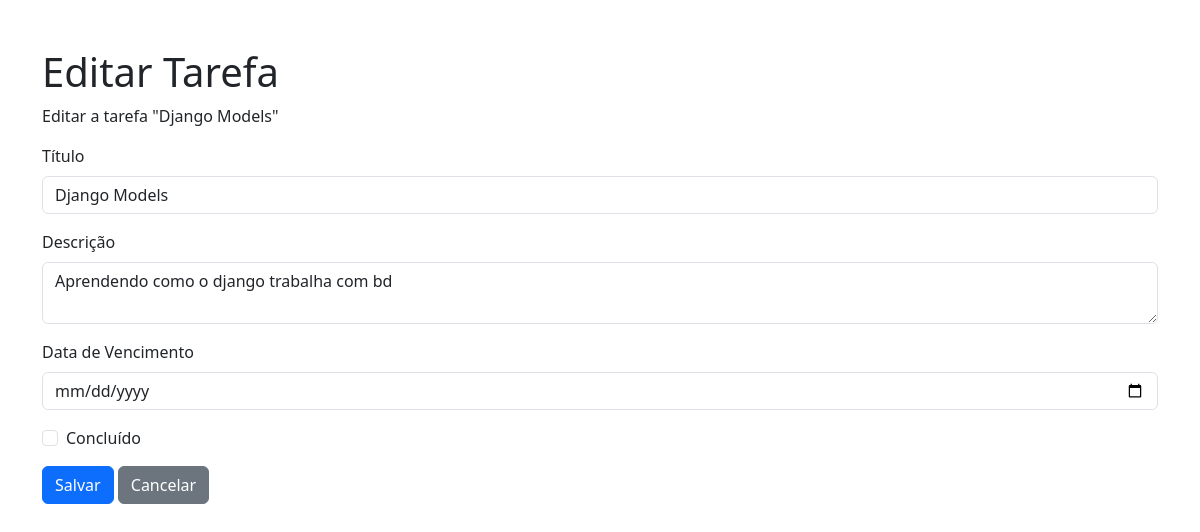
Page /edit/1/ on the committed database.
### task/models.py (models this page shows, shortened)
class Tarefa(models.Model):
    titulo = models.CharField(max_length=30, null=False, blank=False)
    descricao = models.CharField(max_length=500, null=False, blank=False)
    data = models.DateField()
    status = models.BooleanField()

### task/views.py (the view, shortened to what this page needs)
# urls.py: path('edit/<int:id>/', update_task, name='edit'),
def update_task(request, id):
    tarefa = Tarefa.objects.get(id=id)
    return render(request, 'task/update_task.html', {'task': tarefa})

### templates/task/update_task.html (shortened to what this page needs)
<!DOCTYPE html>
<html>
    <head>
        <link href="https://cdn.jsdelivr.net/npm/bootstrap@5.3.8/dist/css/bootstrap.min.css" rel="stylesheet">
    </head>
    <body>
        <div class="container mt-5">
            <h1 class="">Editar Tarefa</h1>
            <p class="">Editar a tarefa "{{ task.titulo }}"</p>
            <form method="post" class="">
                <div class="mb-3">
                    <label for="titulo" class="form-label">Título</label>
                    <input type="text" class="form-control" id="titulo" name="titulo" value="{{ task.titulo }}">
                </div>
                <div class="mb-3">
                    <label for="descricao" class="form-label">Descrição</label>
                    <textarea class="form-control" id="descricao" name="descricao">{{ task.descricao }}</textarea>
                </div>
                <div class="mb-3">
                    <label for="data" class="form-label">Data de Vencimento</label>
                    <input type="date" class="form-control" id="data" name="data" value="{{ task.data }}">
                </div>
                <div class="mb-3 form-check">
                    <input type="checkbox" class="form-check-input" id="status" name="status" {% if task.status %}checked{% endif %}>
                    <label class="form-check-label" for="status">Concluído</label>
                </div>
                <button type="submit" class="btn btn-primary">Salvar</button>
                <a href="{% url 'tasks' %}" class="btn btn-secondary">Cancelar</a>
            </form>
        </div>
    </body>
</html>

### rows in the picture
Tarefa: titulo "Django Models", descricao "Aprendendo como o django trabalha com bd"
